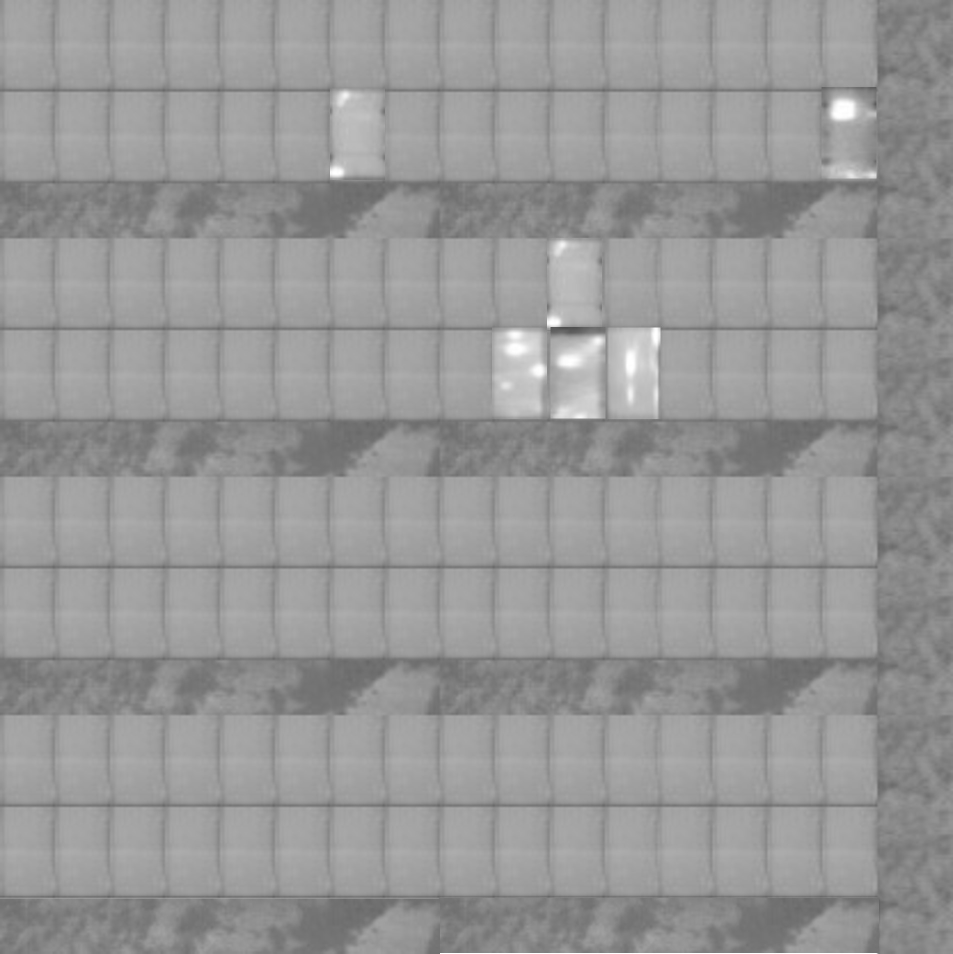
#> input picture manual/10.jpg, 1906 x 1907 px, found by its file name (shown at 1/2 size); its folder holds 4 pictures in this run
$ jupyter execute --allow-errors Untitled.ipynb
#> lines starting #> are read from the running program, lines starting #| are printed output that depends on the picture
[cell 1]
# after git cloning https://github.com/gavazzc/Panel-synth-images in root
# use os library to set cwd and other OS like functions
import sys
import os
import cv2
os.chdir('/root/Panel-synth-images/modules')
cwd=os.getcwd()
print("Current working directory: {0}".format(cwd))
print(cv2.__version__)

[cell 2]
from PIL import Image               #used to load and process images
from IPython.display import display #used to display images
#Open image using Image module
#> (the rest of this cell did not finish here and is left out)

[cell 3]
from PIL import Image               #used to load and process images
from IPython.display import display #used to display images
import cv2
import numpy as np
#> (the rest of this cell did not finish here and is left out)

[cell 4]
# resize all jpeg in "manual path" to 416 x 416
#

import os, sys
import cv2
path="../manual/"
dirs = os.listdir( path )
os.chdir('/root/Panel-synth-images/resized')
newpath = os.getcwd()
# This would print all the files and directories
for file in dirs:
   print(file)
   filename=path+file
   newfilename=newpath+file
   print(filename)
   img= cv2.imread(filename)
#> img is the input picture: shape (1907, 1906, 3); min 77, max 255, mean 151.2
   print('Original Dimension : ', img.shape)
#| Original Dimension :  (1907, 1906, 3)
   scale_percent = 36.40
   width = int(img.shape[1] * scale_percent / 100)
#> width = 693
   height = int(img.shape[0] * scale_percent / 100)
#> height = 694
   dim = (width, height)
#> dim = (693, 694)
   resized = cv2.resize(img, dim, interpolation = cv2.INTER_AREA)
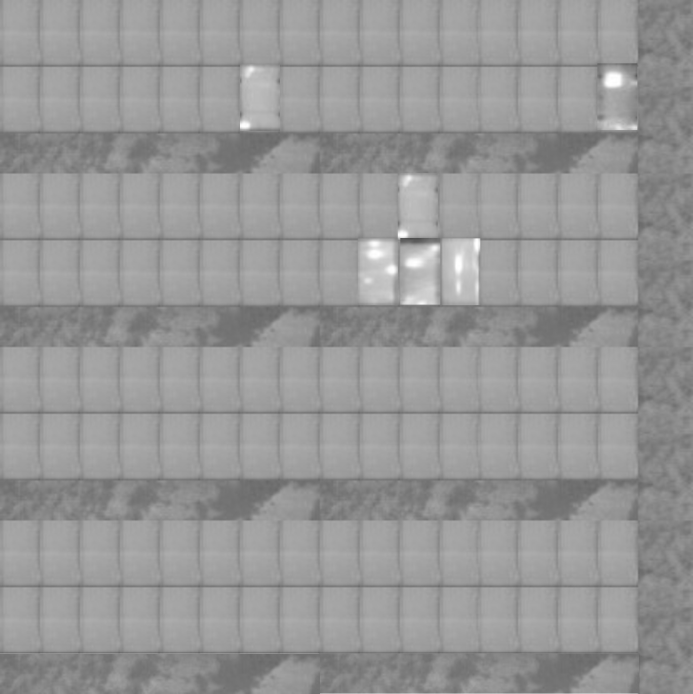
#> resized: shape (694, 693, 3); min 80, max 255, mean 151.2
   print('Resized Dimensions : ',resized.shape)
#| Resized Dimensions :  (694, 693, 3)
   cv2.imwrite(newfilename, resized)
#> pass 2 of the loop `for file in dirs:`:
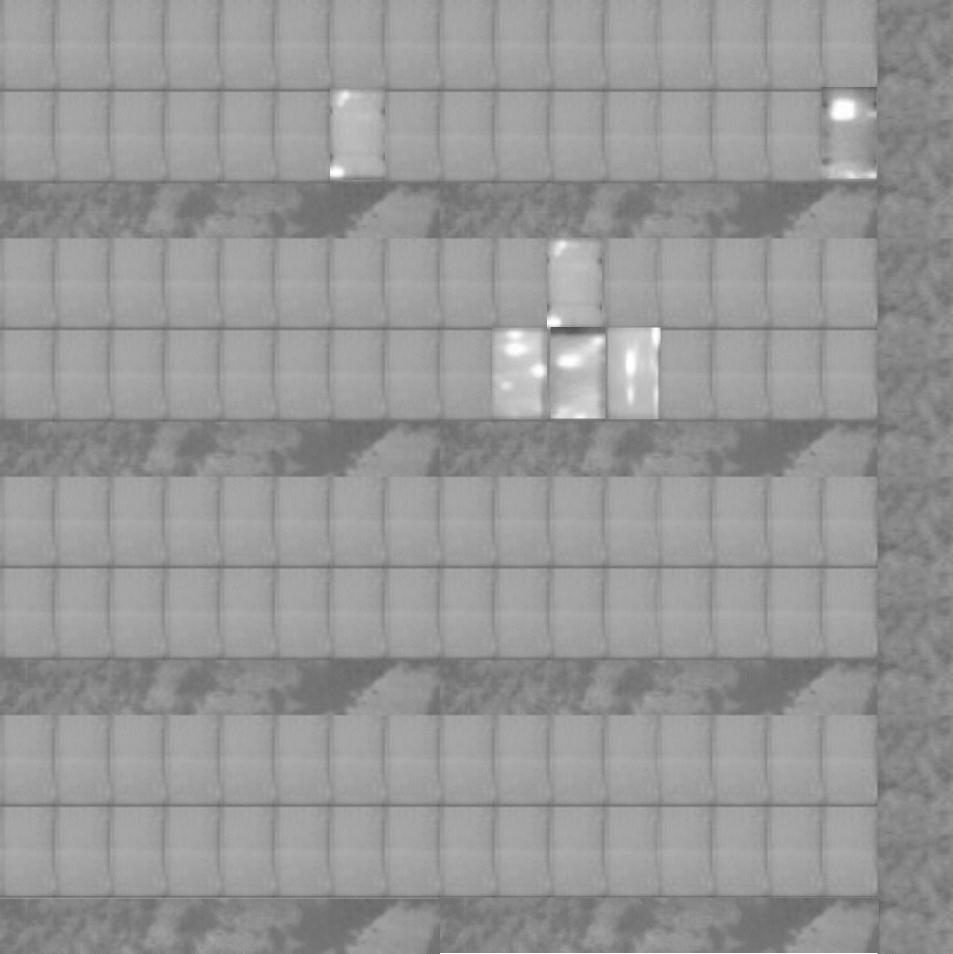
#> input picture manual/10.png, 1906 x 1907 px, found by its file name (shown at 1/2 size)
#> img is the input picture: shape (1907, 1906, 3); mean B, G, R 150.8, 150.8, 150.8
#| Original Dimension :  (1907, 1906, 3)
#> `resized = cv2.resize(img, dim, interpolation = cv2.INTER_AREA)`:
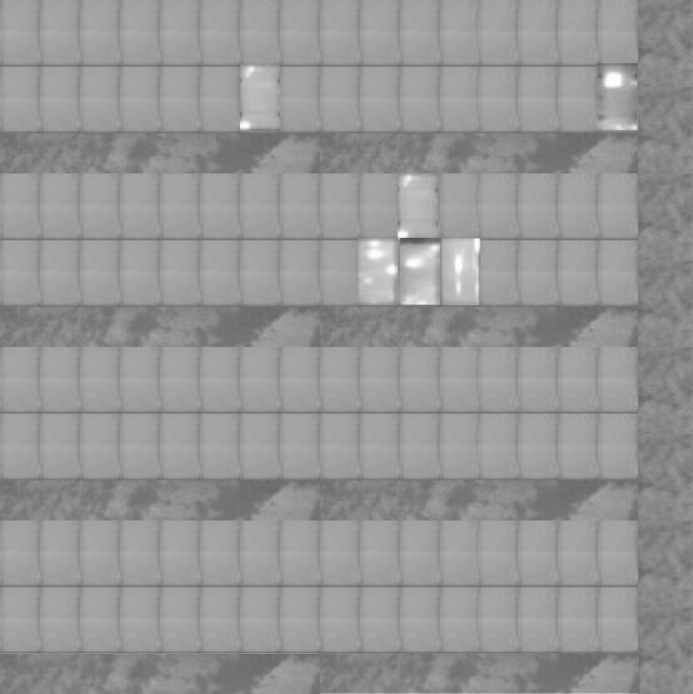
#> resized: shape (694, 693, 3); mean B, G, R 150.8, 150.8, 150.8
#| Resized Dimensions :  (694, 693, 3)
#> pass 3 of the loop `for file in dirs:`:
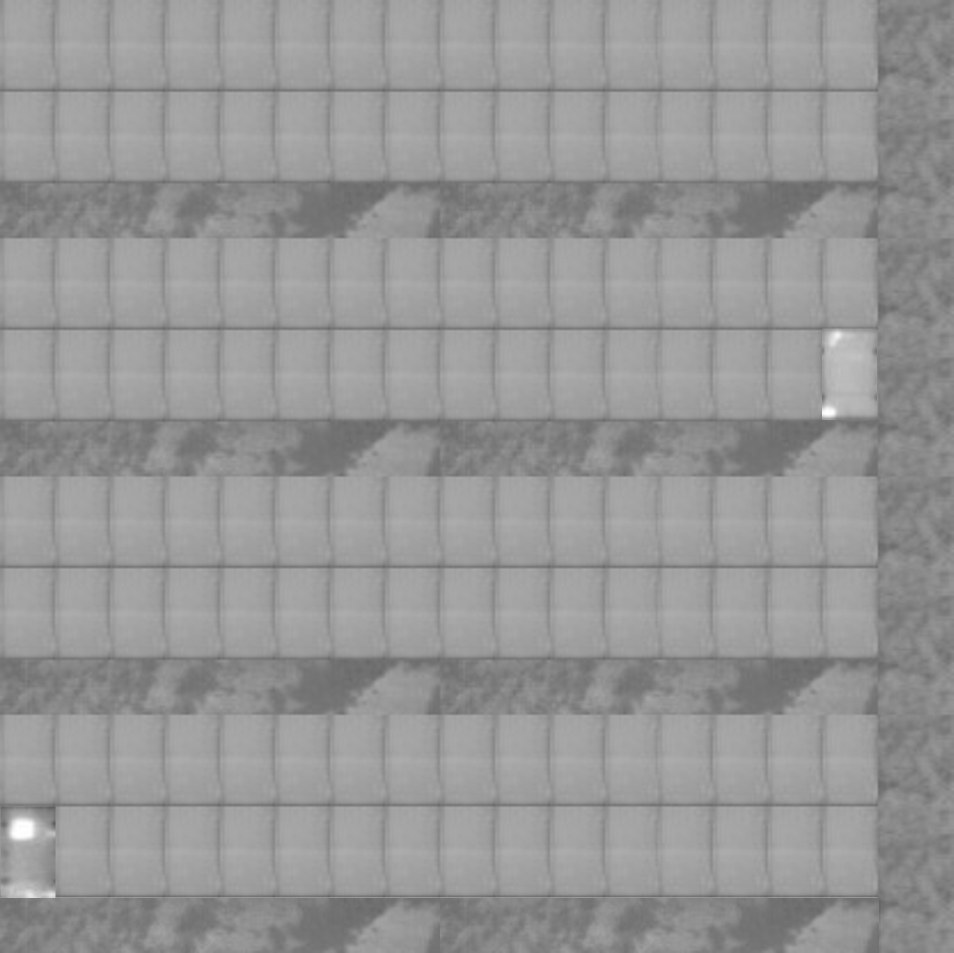
#> input picture manual/11.jpg, 1907 x 1906 px, found by its file name (shown at 1/2 size)
#> img is the input picture: shape (1906, 1907, 3); min 88, max 255, mean 150.6
#| Original Dimension :  (1906, 1907, 3)
#> `resized = cv2.resize(img, dim, interpolation = cv2.INTER_AREA)`:
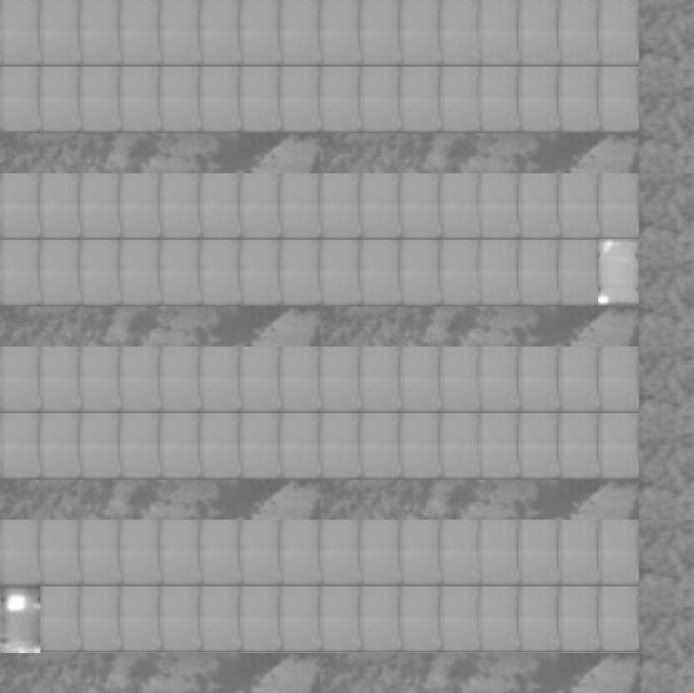
#> resized: shape (693, 694, 3); min 95, max 255, mean 150.6
#| Resized Dimensions :  (693, 694, 3)
#> the loop made 4 passes; the first 3 are shown
